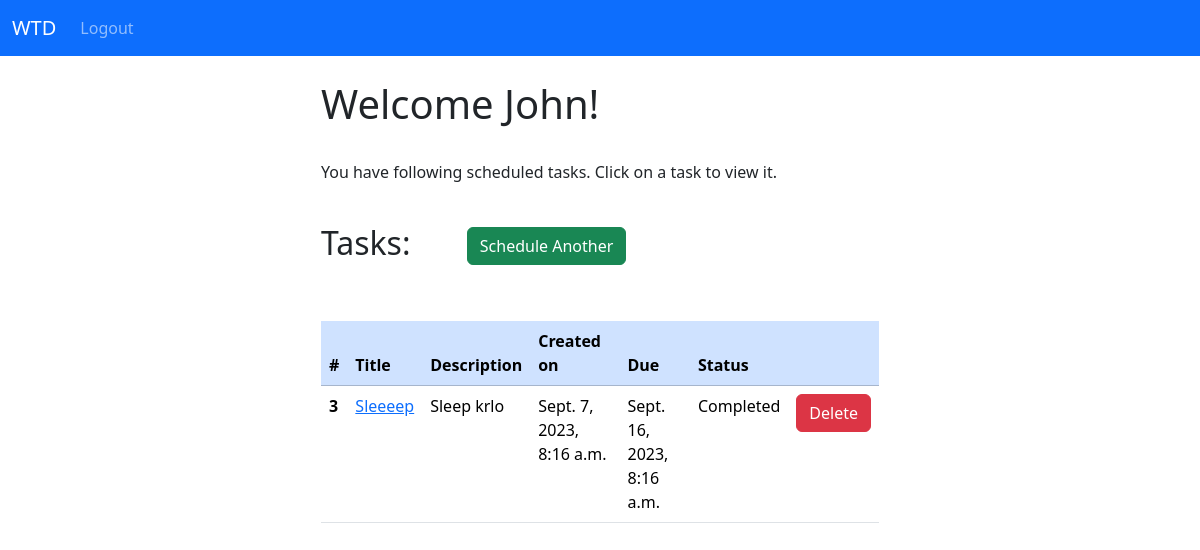
The app's page /dashboard/ (signed in) with its own data.
### todo_app/models.py (models this page shows, shortened)
class Task(models.Model):
    STATUS_CHOICES = [
        ("Completed", "Completed" ),
        ("Not Completed", "Not Completed" )
    ]
    title = models.TextField(max_length=50)
    description = models.TextField()
    created_at = models.DateTimeField(auto_now_add=True)
    expire_at = models.DateTimeField()
    status = models.CharField(max_length=15, choices=STATUS_CHOICES, default='Not Completed')
    user_id = models.ForeignKey(User, on_delete=models.CASCADE)

### todo_app/views.py (the view)
# urls.py: path('dashboard/', views.dashboard, name="dashboard"),
def dashboard(request):
    if request.user.is_authenticated:
        user = request.user
        tasks = Task.objects.filter(user_id=user)
        return render(request, 'dashboard.html', {'tasks': tasks})
    else:
        messages.success(request, "You must be logged in to view this page!")
        return redirect('login')

### todo_app/templates/dashboard.html
{% extends 'base.html' %}
{% block content %}
    <div class="col-md-6 offset-md-3">
        {% if user.is_authenticated %}
            <h1>Welcome {{user.first_name}}!</h1>
            <br>
            {% if tasks %}
                <p>You have following scheduled tasks. Click on a task to view it.</p>
                <br>
                <h2>Tasks:
                    <button type="submit" onclick="window.location.href='{% url 'schedule_task' %}'" class="btn btn-success mx-5">Schedule Another </button>
                </h2>
                <br>
                <br>
                <table class="table table-hover">
                  <thead class="table-primary">
                    <tr>
                      <th scope="col">#</th>
                      <th scope="col">Title</th>
                      <th scope="col">Description</th>
                      <th scope="col">Created on</th>
                      <th scope="col">Due </th>
                      <th scope="col">Status</th>
                      <th scope="col">    </th>
                    </tr>
                  </thead>
                  {% for task in tasks %}
                      <tbody>
                        <tr>
                          <th scope="row">{{ task.id }}</th>
                          <td><a href="{% url 'task' task.id %}">{{ task.title }}</a></td>
                          <td>{{ task.description }}</td>
                          <td>{{ task.created_at }}</td>
                          <td>{{ task.expire_at }}</td>
                          <td>{{ task.status }}</td>
                          <td><a href="{% url 'delete_task' task.id %}" class="btn btn-danger">Delete</a></td>
                        </tr>
                      </tbody>
                  {% endfor %}
                </table>
            {% else %}
                <p>Looks like you have no tasks scheduled yet...</p>
                <br>
                <br>
                <p>Schedule tasks:   <button type="submit" onclick="window.location.href='{% url 'schedule_task' %}'" class="btn btn-success mx-5">Schedule </button></p>
                <br>
            {% endif %}
        {% endif %}
    </div>
{% endblock %}

### records on screen
Task: id "3", title "Sleeeep", description "Sleep krlo", created_at "Sept. 7, 2023, 8:16 a.m.", expire_at "Sept. 16, 2023, 8:16 a.m.", status "Completed"

### other values on screen
{{ user.first_name }} "John"
